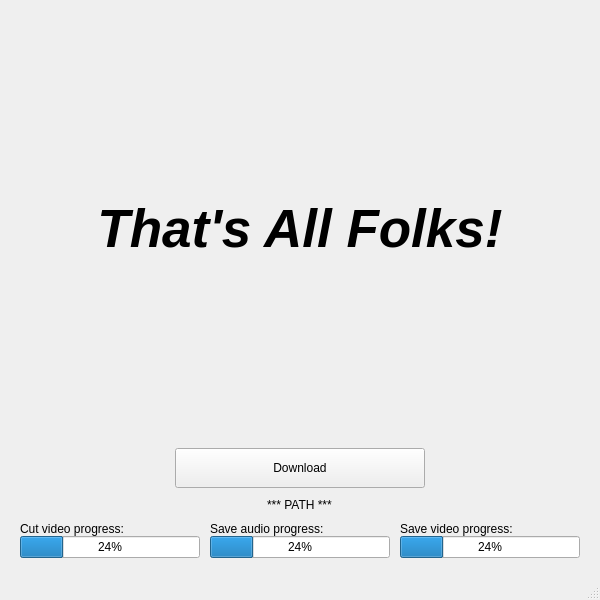
<?xml version="1.0" encoding="UTF-8"?>
<ui version="4.0">
 <class>MainWindow</class>
 <widget class="QMainWindow" name="MainWindow">
  <property name="geometry">
   <rect>
    <x>0</x>
    <y>0</y>
    <width>600</width>
    <height>600</height>
   </rect>
  </property>
  <property name="windowTitle">
   <string>MainWindow</string>
  </property>
  <widget class="QWidget" name="centralwidget">
   <layout class="QVBoxLayout" name="verticalLayout_6">
    <property name="spacing">
     <number>10</number>
    </property>
    <property name="leftMargin">
     <number>20</number>
    </property>
    <property name="topMargin">
     <number>20</number>
    </property>
    <property name="rightMargin">
     <number>20</number>
    </property>
    <property name="bottomMargin">
     <number>20</number>
    </property>
    <item>
     <widget class="QLabel" name="label">
      <property name="sizePolicy">
       <sizepolicy hsizetype="Expanding" vsizetype="Expanding">
        <horstretch>0</horstretch>
        <verstretch>0</verstretch>
       </sizepolicy>
      </property>
      <property name="font">
       <font>
        <pointsize>40</pointsize>
        <weight>75</weight>
        <italic>true</italic>
        <bold>true</bold>
        <underline>false</underline>
        <strikeout>false</strikeout>
        <kerning>true</kerning>
       </font>
      </property>
      <property name="text">
       <string>That's All Folks!</string>
      </property>
      <property name="alignment">
       <set>Qt::AlignCenter</set>
      </property>
     </widget>
    </item>
    <item alignment="Qt::AlignHCenter">
     <widget class="QPushButton" name="downloadButton">
      <property name="minimumSize">
       <size>
        <width>250</width>
        <height>40</height>
       </size>
      </property>
      <property name="maximumSize">
       <size>
        <width>250</width>
        <height>40</height>
       </size>
      </property>
      <property name="text">
       <string>Download</string>
      </property>
     </widget>
    </item>
    <item alignment="Qt::AlignHCenter">
     <widget class="QLabel" name="downloadPathLabel">
      <property name="text">
       <string>*** PATH ***</string>
      </property>
     </widget>
    </item>
    <item>
     <widget class="QWidget" name="progressWidget" native="true">
      <layout class="QHBoxLayout" name="horizontalLayout">
       <property name="spacing">
        <number>10</number>
       </property>
       <property name="leftMargin">
        <number>0</number>
       </property>
       <property name="topMargin">
        <number>0</number>
       </property>
       <property name="rightMargin">
        <number>0</number>
       </property>
       <property name="bottomMargin">
        <number>0</number>
       </property>
       <item>
        <layout class="QVBoxLayout" name="verticalLayout_3">
         <property name="spacing">
          <number>0</number>
         </property>
         <item>
          <widget class="QLabel" name="label_5">
           <property name="text">
            <string>Cut video progress:</string>
           </property>
          </widget>
         </item>
         <item>
          <widget class="QProgressBar" name="VideoCutBar">
           <property name="value">
            <number>24</number>
           </property>
          </widget>
         </item>
        </layout>
       </item>
       <item>
        <layout class="QVBoxLayout" name="verticalLayout_2">
         <property name="spacing">
          <number>0</number>
         </property>
         <item>
          <widget class="QLabel" name="label_6">
           <property name="text">
            <string>Save audio progress:</string>
           </property>
          </widget>
         </item>
         <item>
          <widget class="QProgressBar" name="AudioSaveBar">
           <property name="value">
            <number>24</number>
           </property>
          </widget>
         </item>
        </layout>
       </item>
       <item>
        <layout class="QVBoxLayout" name="verticalLayout">
         <property name="spacing">
          <number>0</number>
         </property>
         <item>
          <widget class="QLabel" name="label_7">
           <property name="text">
            <string>Save video progress:</string>
           </property>
          </widget>
         </item>
         <item>
          <widget class="QProgressBar" name="VideoSaveBar">
           <property name="value">
            <number>24</number>
           </property>
          </widget>
         </item>
        </layout>
       </item>
      </layout>
     </widget>
    </item>
   </layout>
  </widget>
  <widget class="QMenuBar" name="menubar">
   <property name="geometry">
    <rect>
     <x>0</x>
     <y>0</y>
     <width>600</width>
     <height>20</height>
    </rect>
   </property>
  </widget>
  <widget class="QStatusBar" name="statusbar"/>
 </widget>
 <resources/>
 <connections/>
</ui>
